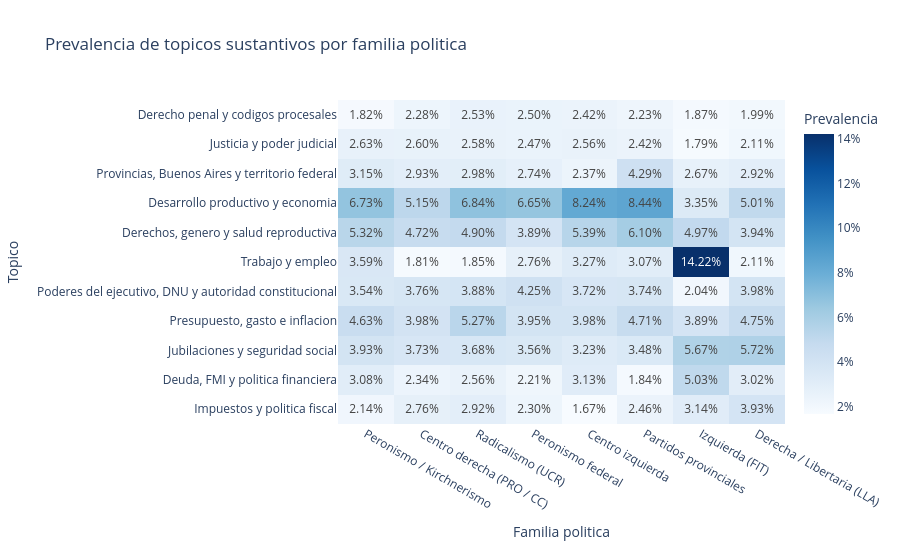

Notebook cell for this chart:
### Code cell
fig = px.imshow(
    df_prev,
    labels=dict(x='Familia politica', y='Topico', color='Prevalencia'),
    title='Prevalencia de topicos sustantivos por familia politica',
    color_continuous_scale='Blues', aspect='auto', height=550, text_auto='.2%'
)
fig.update_layout(coloraxis_colorbar=dict(tickformat='.0%'), xaxis_tickangle=30)
fig.show()

### Figure 1 — Plotly figure (JSON) as saved in the notebook; plotly's stock layout.template omitted (floating-point values rounded to 4 significant figures)
{"data": [{"coloraxis": "coloraxis", "hovertemplate": "Familia politica: %{x}<br>Topico: %{y}<br>Prevalencia: %{z}<extra></extra>", "name": "0", "texttemplate": "%{z:.2%}", "type": "heatmap", "x": ["Peronismo / Kirchnerismo", "Centro derecha (PRO / CC)", "Radicalismo (UCR)", "Peronismo federal", "Centro izquierda", "Partidos provinciales", "Izquierda (FIT)", "Derecha / Libertaria (LLA)"], "xaxis": "x", "y": ["Derecho penal y codigos procesales", "Justicia y poder judicial", "Provincias, Buenos Aires y territorio federal", "Desarrollo productivo y economia", "Derechos, genero y salud reproductiva", "Trabajo y empleo", "Poderes del ejecutivo, DNU y autoridad constitucional", "Presupuesto, gasto e inflacion", "Jubilaciones y seguridad social", "Deuda, FMI y politica financiera", "Impuestos y politica fiscal"], "yaxis": "y", "z": [[0.01825, 0.02283, 0.02532, 0.02503, 0.02423, 0.02234, 0.01873, 0.01986], [0.02627, 0.02601, 0.02582, 0.02472, 0.0256, 0.02419, 0.0179, 0.02112], [0.0315, 0.02929, 0.02978, 0.02741, 0.02367, 0.04293, 0.02666, 0.02918], [0.06731, 0.05155, 0.06839, 0.06647, 0.0824, 0.08435, 0.0335, 0.05011], [0.05317, 0.04717, 0.04903, 0.03892, 0.05392, 0.06096, 0.04974, 0.03939], [0.03587, 0.01814, 0.01846, 0.02764, 0.03267, 0.0307, 0.1422, 0.02111], [0.03539, 0.03758, 0.03877, 0.04254, 0.03717, 0.0374, 0.02037, 0.03977], [0.04627, 0.03983, 0.05272, 0.03953, 0.03975, 0.04714, 0.0389, 0.04745], [0.0393, 0.03727, 0.03675, 0.03562, 0.03233, 0.03479, 0.05673, 0.05719], [0.03084, 0.02336, 0.02557, 0.02207, 0.03134, 0.01844, 0.05029, 0.03017], [0.02139, 0.02761, 0.02921, 0.02304, 0.01674, 0.02456, 0.03142, 0.03928]]}], "layout": {"coloraxis": {"colorbar": {"tickformat": ".0%", "title": {"text": "Prevalencia"}}, "colorscale": [[0, "rgb(247,251,255)"], [0.125, "rgb(222,235,247)"], [0.25, "rgb(198,219,239)"], [0.375, "rgb(158,202,225)"], [0.5, "rgb(107,174,214)"], [0.625, "rgb(66,146,198)"], [0.75, "rgb(33,113,181)"], [0.875, "rgb(8,81,156)"], [1, "rgb(8,48,107)"]]}, "height": 550, "title": {"text": "Prevalencia de topicos sustantivos por familia politica"}, "xaxis": {"anchor": "y", "domain": [0, 1], "tickangle": 30, "title": {"text": "Familia politica"}}, "yaxis": {"anchor": "x", "autorange": "reversed", "domain": [0, 1], "title": {"text": "Topico"}}}}
